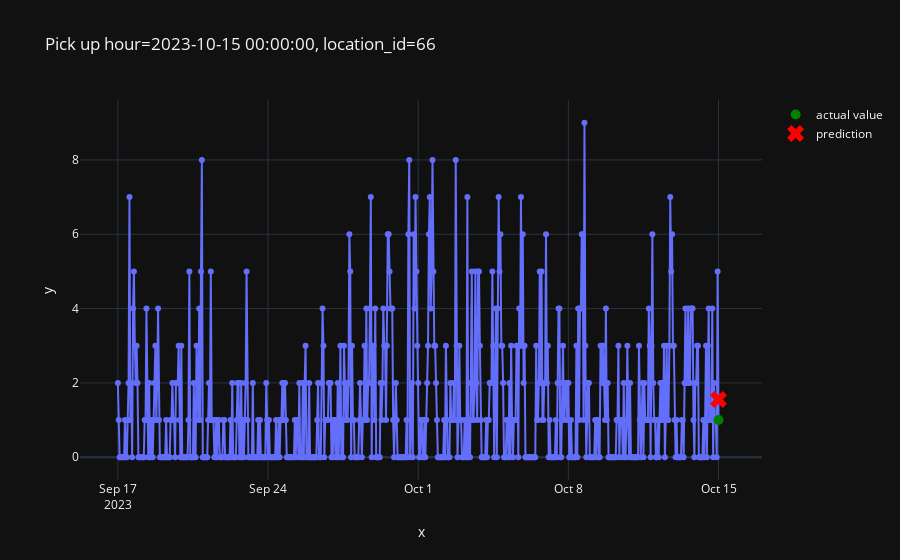

Write notebook code for a chart like this one.
### Code cell
plot_one_sample(
    example_id=3979,
    features=X_test,
    targets=y_test,
    predictions=pd.Series(predictions)
)

### Figure 1 — Plotly figure (JSON) as saved in the notebook; plotly's stock layout.template omitted (floating-point values rounded to 4 significant figures; data arrays with more than 128 entries replaced by an {"elided": "..."} marker saying what was removed)
{"data": [{"hovertemplate": "x=%{x}<br>y=%{y}<extra></extra>", "legendgroup": "", "line": {"color": "#636efa", "dash": "solid"}, "marker": {"symbol": "circle"}, "mode": "markers+lines", "name": "", "orientation": "v", "showlegend": false, "type": "scatter", "x": {"elided": "673 str values"}, "xaxis": "x", "y": {"elided": "673 int values"}, "yaxis": "y"}, {"line": {"color": "green"}, "marker": {"size": 10}, "mode": "markers", "name": "actual value", "type": "scatter", "x": ["2023-10-15T00:00:00"], "y": [1]}, {"line": {"color": "red"}, "marker": {"size": 15, "symbol": "x"}, "mode": "markers", "name": "prediction", "type": "scatter", "x": ["2023-10-15T00:00:00"], "y": [1.555]}], "layout": {"legend": {"tracegroupgap": 0}, "title": {"text": "Pick up hour=2023-10-15 00:00:00, location_id=66"}, "xaxis": {"anchor": "y", "domain": [0, 1], "title": {"text": "x"}}, "yaxis": {"anchor": "x", "domain": [0, 1], "title": {"text": "y"}}}}
